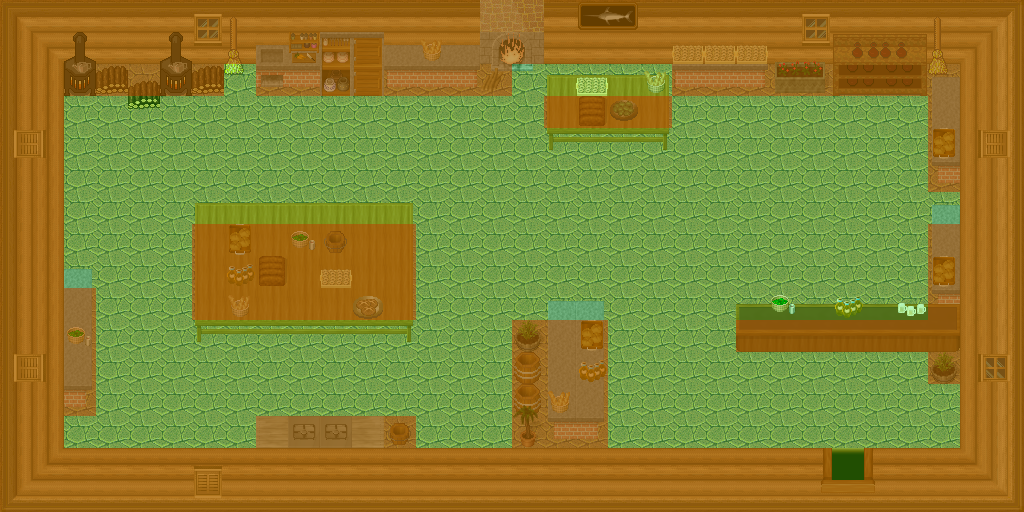

The image is a tile-based game level rendered from a .tmx file. Its description and source (layers, tilesets, objects; grid data summarised) follow:
An orthogonal 32x16 tile map with 32x32 px tiles, 8 tile layers (0_floor, 1_terrain, 2_object, 3_roof, ...), 23 tilesets.

<map version="1.0" orientation="orthogonal" renderorder="right-down" width="32" height="16" tilewidth="32" tileheight="32" nextobjectid="1">
 <tileset firstgid="1" name="../../tileset/furniture/kitchen/warmer.png" tilewidth="32" tileheight="32" tilecount="2" columns="1">
  <image source="../../tileset/furniture/kitchen/warmer.png" width="32" height="64" />
 </tileset>
 <tileset firstgid="3" name="../../tileset/furniture/table/table_with_hob.png" tilewidth="32" tileheight="32" tilecount="5" columns="5">
  <image source="../../tileset/furniture/table/table_with_hob.png" trans="ff00ff" width="160" height="32" />
 </tileset>
 <tileset firstgid="8" name="../../tileset/item/brush.png" tilewidth="32" tileheight="32" tilecount="3" columns="1">
  <image source="../../tileset/item/brush.png" width="32" height="96" />
 </tileset>
 <tileset firstgid="11" name="../../tileset/item/pot/barrel.png" tilewidth="32" tileheight="32" tilecount="2" columns="1">
  <image source="../../tileset/item/pot/barrel.png" width="32" height="64" />
 </tileset>
 <tileset firstgid="13" name="../../tileset/building/decoration/wood_fire.png" tilewidth="32" tileheight="32" tilecount="4" columns="2">
  <image source="../../tileset/building/decoration/wood_fire.png" trans="ff00ff" width="64" height="64" />
 </tileset>
 <tileset firstgid="17" name="../../tileset/furniture/table/table_with_beer_dark.png" tilewidth="32" tileheight="32" tilecount="10" columns="5">
  <image source="../../tileset/furniture/table/table_with_beer_dark.png" trans="ff00ff" width="160" height="64" />
 </tileset>
 <tileset firstgid="27" name="../../tileset/item/food/rustic_meals.png" tilewidth="32" tileheight="32" tilecount="2" columns="2">
  <image source="../../tileset/item/food/rustic_meals.png" trans="ff00ff" width="64" height="32" />
 </tileset>
 <tileset firstgid="29" name="../../tileset/furniture/shelve/pale_book_bottle_shelf.png" tilewidth="32" tileheight="32" tilecount="12" columns="3">
  <image source="../../tileset/furniture/shelve/pale_book_bottle_shelf.png" trans="ff00ff" width="96" height="128" />
 </tileset>
 <tileset firstgid="41" name="../../tileset/logic/collision.png" tilewidth="32" tileheight="32" tilecount="1" columns="1">
  <image source="../../tileset/logic/collision.png" width="32" height="32" />
 </tileset>
 <tileset firstgid="42" name="tiles" tilewidth="32" tileheight="32" tilecount="9" columns="3">
  <image source="../../tileset/ground/indoor/floor_tiles.png" width="96" height="96" />
 </tileset>
 <tileset firstgid="51" name="fish" tilewidth="32" tileheight="32" tilecount="2" columns="2">
  <image source="../../tileset/building/decoration/swordfish.png" width="64" height="32" />
 </tileset>
 <tileset firstgid="53" name="kitchen" tilewidth="32" tileheight="32" tilecount="44" columns="4">
  <image source="../../tileset/furniture/kitchen/cabinets.png" width="128" height="352" />
 </tileset>
 <tileset firstgid="97" name="table" tilewidth="32" tileheight="32" tilecount="9" columns="3">
  <image source="../../tileset/furniture/table/table_wooden_brown.png" width="96" height="96" />
 </tileset>
 <tileset firstgid="106" name="bread" tilewidth="32" tileheight="32" tilecount="4" columns="4">
  <image source="../../tileset/item/food/bread.png" width="128" height="32" />
 </tileset>
 <tileset firstgid="110" name="planted containers" tilewidth="32" tileheight="32" tilecount="16" columns="4">
  <image source="../../tileset/plant/flower/planted_containers.png" width="128" height="128" />
 </tileset>
 <tileset firstgid="126" name="cups" tilewidth="32" tileheight="32" tilecount="16" columns="4">
  <image source="../../tileset/item/drink/bottles_and_cups.png" width="128" height="128" />
 </tileset>
 <tileset firstgid="142" name="item/firewood" tilewidth="32" tileheight="32" tilecount="12" columns="3">
  <image source="../../tileset/item/firewood.png" width="96" height="128" />
 </tileset>
 <tileset firstgid="154" name="int_plazy" tilewidth="32" tileheight="32" tilecount="27" columns="3">
  <image source="../../tileset/pol/waly/int_plazy.png" width="96" height="288" />
 </tileset>
 <tileset firstgid="181" name="door_s" tilewidth="32" tileheight="32" tilecount="6" columns="3">
  <image source="../../tileset/building/door/door_s.png" width="96" height="64" />
 </tileset>
 <tileset firstgid="187" name="flames_half" tilewidth="32" tileheight="32" tilecount="12" columns="12">
  <image source="../../tileset/pol/oswietlenie/flames_half.png" width="384" height="32" />
 </tileset>
 <tileset firstgid="199" name="kafelki_rozne" tilewidth="32" tileheight="32" tilecount="80" columns="16">
  <image source="../../tileset/pol/domki/podloga/kafelki_rozne.png" width="512" height="160" />
 </tileset>
 <tileset firstgid="279" name="window_drewno" tilewidth="32" tileheight="32" tilecount="16" columns="8">
  <image source="../../tileset/pol/domki/okna/window_drewno.png" width="256" height="64" />
 </tileset>
 <tileset firstgid="295" name="protection" tilewidth="32" tileheight="32" tilecount="2" columns="2">
  <image source="../../tileset/logic/protection.png" width="64" height="32" />
 </tileset>
 <layer name="0_floor" width="32" height="16">
  <data>[512 cells, 512 non-empty, 1 distinct tile ids]</data>
 </layer>
 <layer name="1_terrain" width="32" height="16">
  <data>[512 cells, 269 non-empty, 53 distinct tile ids]</data>
 </layer>
 <layer name="2_object" width="32" height="16">
  <data>[512 cells, 59 non-empty, 47 distinct tile ids]</data>
 </layer>
 <layer name="3_roof" width="32" height="16">
  <data>[512 cells, 39 non-empty, 21 distinct tile ids]</data>
 </layer>
 <layer name="4_roof_add" width="32" height="16">
  <data>[512 cells, 5 non-empty, 5 distinct tile ids]</data>
 </layer>
 <layer name="objects" width="32" height="16">
  <data>[512 cells, 0 non-empty, 0 distinct tile ids]</data>
 </layer>
 <layer name="collision" width="32" height="16" opacity="0.52">
  <data>[512 cells, 257 non-empty, 1 distinct tile ids]</data>
 </layer>
 <layer name="protection" width="32" height="16" opacity="0.24">
  <data>[512 cells, 512 non-empty, 1 distinct tile ids]</data>
 </layer>
</map>
